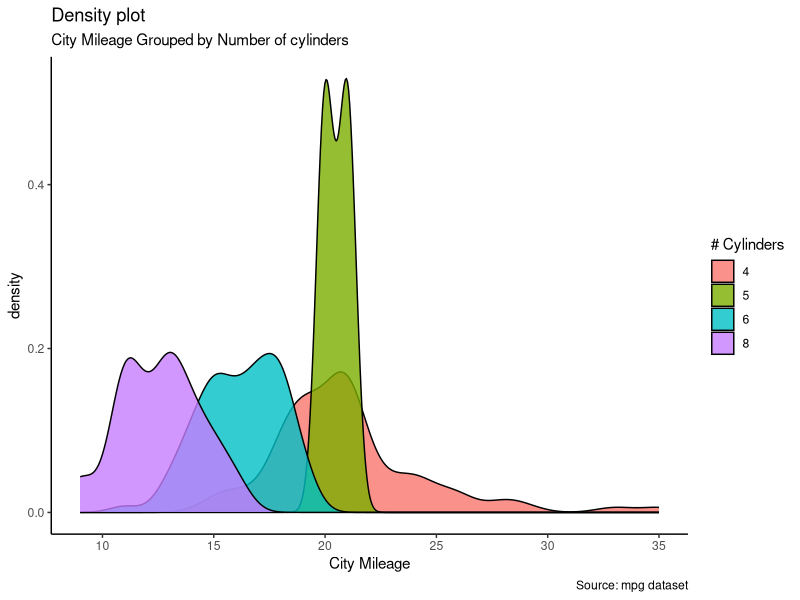

Generate this figure with R:
## ---- chunk 1
#install(ggplot2")

library("ggplot2")

theme_set(theme_classic())

g <- ggplot(mpg, aes(cty)) #MPG is a build in r dataset
g + geom_density(aes(fill=factor(cyl)), alpha=0.8) + #fill on number of cylinders
  labs(title="Density plot",
       subtitle="City Mileage Grouped by Number of cylinders",
       caption="Source: mpg dataset",
       x="City Mileage",
       fill="# Cylinders")

